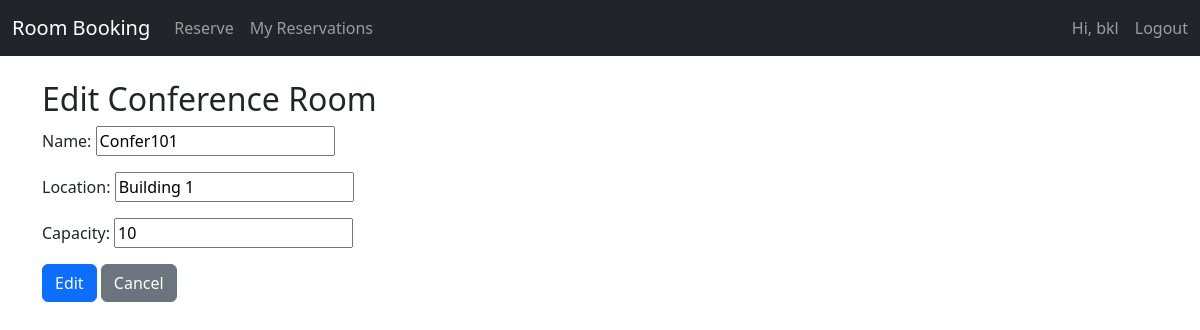
The app's page /admin-dashboard/rooms/edit/1/ (signed in) with its own data.
### reservations/models.py (models this page shows, shortened)
class ConferenceRoom(models.Model):
    name = models.CharField(max_length=100, default='Room A')
    location = models.CharField(max_length=200, default='Building 1')
    capacity = models.IntegerField(default=10)

### reservations/views.py (the view)
# urls.py: path('admin-dashboard/rooms/edit/<int:id>/', views.admin_edit_room, name='admin_edit_room'),
@login_required
@user_passes_test(is_admin)
def admin_edit_room(request, id):
    room = ConferenceRoom.objects.get(id=id)
    if request.method == 'POST':
        form = ConferenceRoomForm(request.POST, instance=room)
        if form.is_valid():
            form.save()
            return redirect('admin_manage_rooms')
    else:
        form = ConferenceRoomForm(instance=room)
    return render(request, 'reservations/admin_add_edit_room.html', {'form': form, 'action': 'Edit'})

### reservations/forms.py
class ConferenceRoomForm(forms.ModelForm):
    class Meta:
        model = ConferenceRoom
        fields = ['name', 'location', 'capacity']

### reservations/views.py (called while the page is built)
def is_admin(user):
    return user.is_staff  # You can use is_superuser if needed

### templates/reservations/admin_add_edit_room.html (shortened to what this page needs)
<!DOCTYPE html>
<html lang="en">
<head>
</head>
<body>
{% extends "base.html" %}
{% block content %}
<h2>{{ action }} Conference Room</h2>
<form method="post">
    {{ form.as_p }}
    <button type="submit" class="btn btn-primary">{{ action }}</button>
    <a href="{% url 'admin_manage_rooms' %}" class="btn btn-secondary">Cancel</a>
</form>
{% endblock %}

### templates/base.html (shortened to what this page needs)
<!DOCTYPE html>
<html lang="en">
<head>
    <link href="https://cdn.jsdelivr.net/npm/bootstrap@5.3.0/dist/css/bootstrap.min.css" rel="stylesheet">
</head>
<body>
<nav class="navbar navbar-expand-lg navbar-dark bg-dark">
    <div class="container-fluid">
        <a class="navbar-brand" href="/">Room Booking</a>
        <div class="collapse navbar-collapse">
            <ul class="navbar-nav me-auto">
                {% if user.is_authenticated %}
                    <li class="nav-item">
                        <a class="nav-link" href="{% url 'make_reservation' %}">Reserve</a>
                    </li>
                    <li class="nav-item">
                        <a class="nav-link" href="{% url 'my_reservations' %}">My Reservations</a>
                    </li>
                {% endif %}
            </ul>
            <ul class="navbar-nav">
                {% if user.is_authenticated %}
                    <li class="nav-item">
                        <span class="navbar-text me-3">Hi, {{ user.username }}</span>
                    </li>
                    <li class="nav-item">
                        <form method="post" action="{% url 'logout' %}">
                            <button type="submit" class="btn btn-link nav-link" style="padding: 0;">Logout</button>
                        </form>
                    </li>
                {% endif %}
            </ul>
        </div>
    </div>
</nav>
<div class="container mt-4">
    {% block content %}
    {% endblock %}
</div>
</body>
</html>

### records on screen
ConferenceRoom: name "Confer101", location "Building 1", capacity "10"

### other values on screen
{{ user.username }} "bkl"
{{ action }} "Edit"
